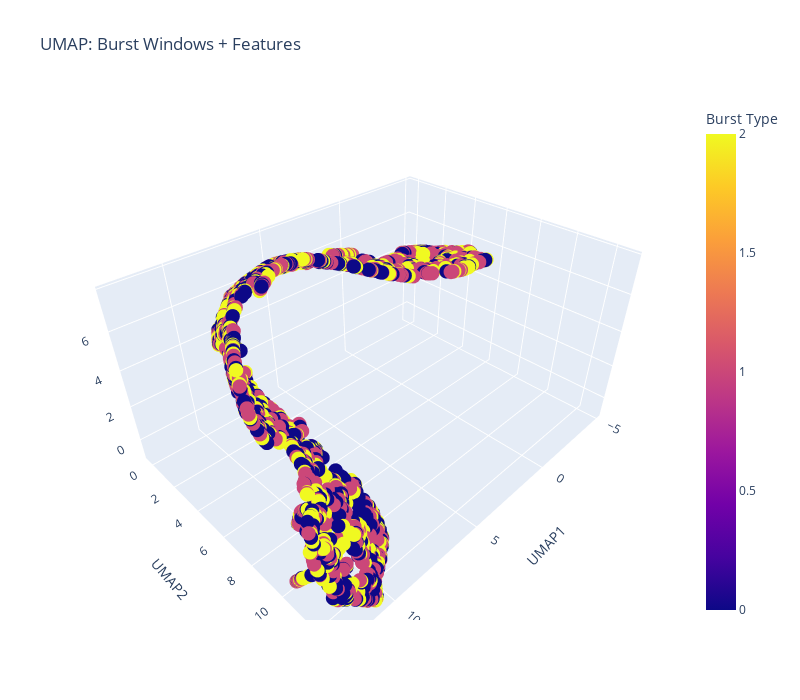

Notebook cell for this chart:
### Code cell
# 1. Select the 7 numerical features (exclude 'Labels')
feature_cols = ['Amplitude', 'Width', 'RiseTime', 'FallTime', 'Skewness', 'Kurtosis', 'IBIs']
features = df[feature_cols].values  # shape (N, 7)

# 2. Combine windows and features
combined_data = np.concatenate([windows, features], axis=1)  # shape (N, 20)

# 3. Run UMAP on the combined data
reducer = umap.UMAP(n_components=3, random_state=42)
embedding = reducer.fit_transform(combined_data)

# 4. Plot
df_umap = pd.DataFrame(embedding, columns=['UMAP1', 'UMAP2', 'UMAP3'])
df_umap['Species'] = df['Labels'].values

fig = px.scatter_3d(
    df_umap,
    x='UMAP1',
    y='UMAP2',
    z='UMAP3',
    color='Species',
    title='UMAP: Burst Windows + Features',
    labels={'Species': 'Burst Type'},
    width=800,
    height=700
)
fig.update_traces(marker=dict(size=5))
fig.show()

### Figure 1 — Plotly figure (JSON) as saved in the notebook; plotly's stock layout.template omitted (floating-point values rounded to 4 significant figures; data arrays with more than 128 entries replaced by an {"elided": "..."} marker saying what was removed)
{"data": [{"hovertemplate": "UMAP1=%{x}<br>UMAP2=%{y}<br>UMAP3=%{z}<br>Burst Type=%{marker.color}<extra></extra>", "legendgroup": "", "marker": {"color": {"elided": "2070 float values"}, "coloraxis": "coloraxis", "size": 5, "symbol": "circle"}, "mode": "markers", "name": "", "scene": "scene", "showlegend": false, "type": "scatter3d", "x": {"elided": "2070 float values"}, "y": {"elided": "2070 float values"}, "z": {"elided": "2070 float values"}}], "layout": {"coloraxis": {"colorbar": {"title": {"text": "Burst Type"}}, "colorscale": [[0, "#0d0887"], [0.1111, "#46039f"], [0.2222, "#7201a8"], [0.3333, "#9c179e"], [0.4444, "#bd3786"], [0.5556, "#d8576b"], [0.6667, "#ed7953"], [0.7778, "#fb9f3a"], [0.8889, "#fdca26"], [1, "#f0f921"]]}, "height": 700, "legend": {"tracegroupgap": 0}, "scene": {"domain": {"x": [0, 1], "y": [0, 1]}, "xaxis": {"title": {"text": "UMAP1"}}, "yaxis": {"title": {"text": "UMAP2"}}, "zaxis": {"title": {"text": "UMAP3"}}}, "title": {"text": "UMAP: Burst Windows + Features"}, "width": 800}}
